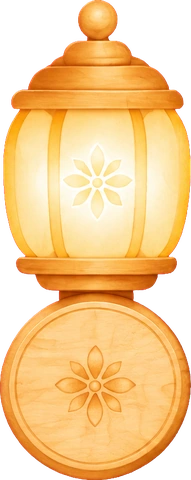
#> input picture app/art/lamp.webp, 191 x 480 px, given in place of gpt-image_20261119_111902_1.png, which was not available
$ python prepare_art.py
#> lines starting #> are read from the running program, lines starting #| are printed output that depends on the picture; after the words box and inside, x2 and y2 are one past the last pixel; in counts of white or black regions, pixels touching at a corner belong together
"""Legacy v1 art reconstruction, written outside the active app directory."""
from pathlib import Path
from PIL import Image, ImageChops, ImageDraw, ImageFilter
ROOT = Path(__file__).resolve().parents[1]
OUT = ROOT / 'output/imagegen/legacy-v1-art'
OUT.mkdir(parents=True, exist_ok=True)
sheet = Image.open(ROOT / 'output/imagegen/game-assets/sprites/gpt-image_20261119_111902_1.png').convert('RGBA')
#> sheet is the input picture: PIL image 191x480 RGBA; mean R, G, B, A 197.4, 152.1, 91.5, 190.1
for name, box, height in [('rabbit',(0,0,900,1024),760), ('lamp',(930,0,1536,1024),480)]:
    im=sheet.crop(box)
    r,g,b,a=im.split()
    light=ImageChops.darker(ImageChops.darker(r,g),b)
    alpha=light.point(lambda v: 255 if v<225 else max(0,round((245-v)*255/20)))
    im.putalpha(alpha)
    im=im.crop(alpha.getbbox())
    im.thumbnail((900,height),Image.Resampling.LANCZOS)
    im.save(OUT/(name+'.webp'),quality=94,method=6)
    print(name,im.size)
#> this loop made 2 passes
#> pass 1, `im=sheet.crop(box)`:
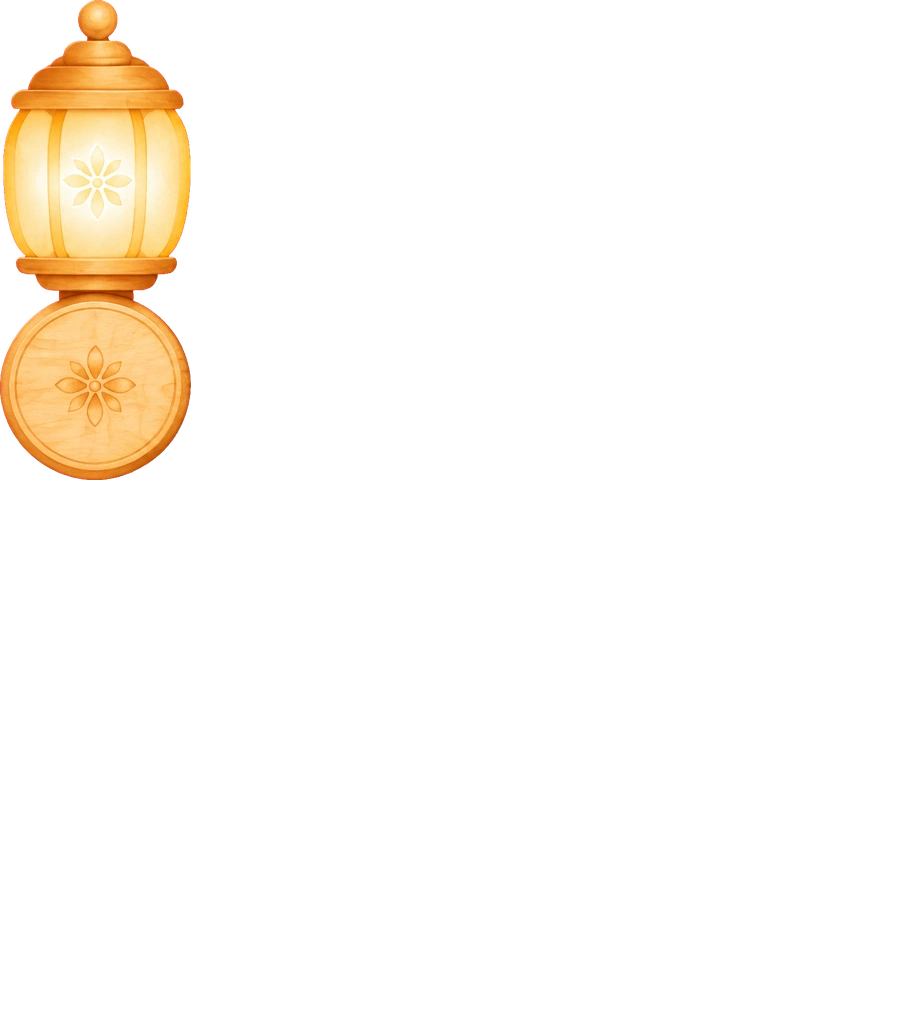
#> im: PIL image 900x1024 RGBA; mean R, G, B, A 19.6, 15.1, 9.1, 18.9; transparent parts drawn white
#> pass 1, `r,g,b,a=im.split()`:
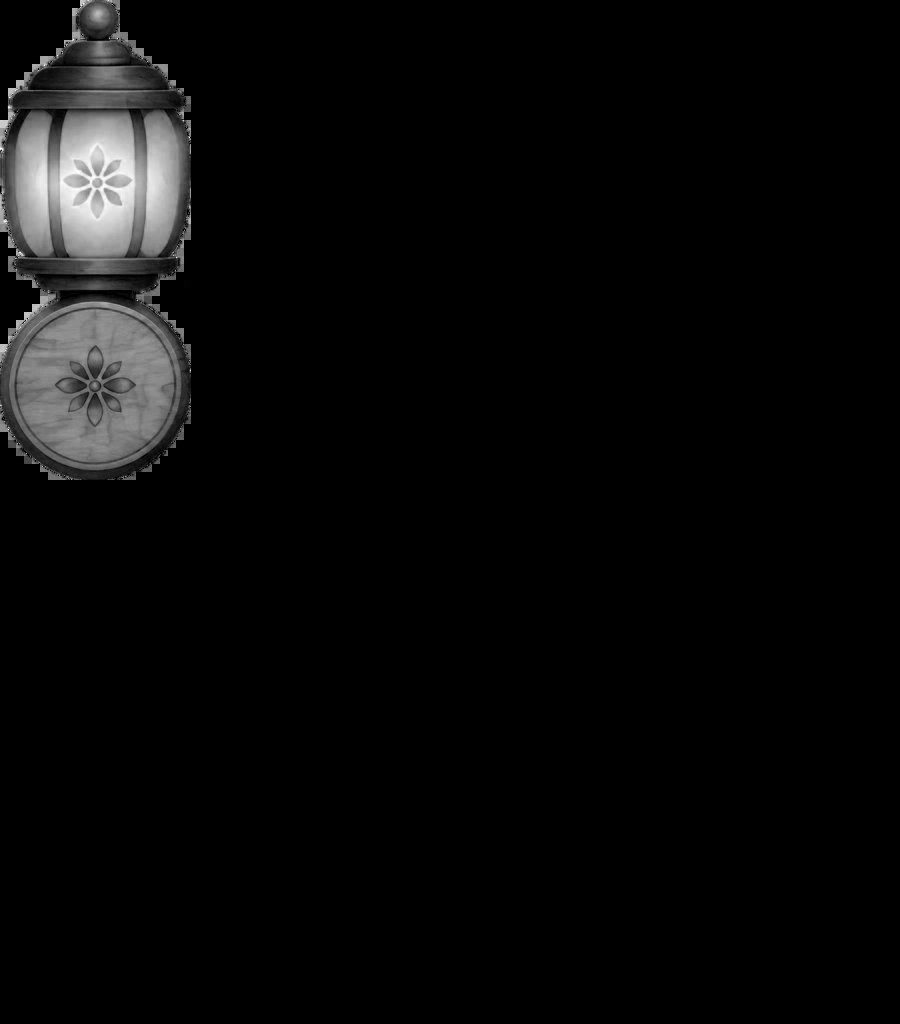
#> b: PIL image 900x1024 L; min 0, max 255, mean 9.1
#> after the loop: alpha: PIL image 606x1024 L; every value is 255
#> after the loop: r: PIL image 606x1024 L; every value is 0
stage=Image.open(ROOT/'output/imagegen/game-assets/stage/gpt-image_20261119_111846_1.png')
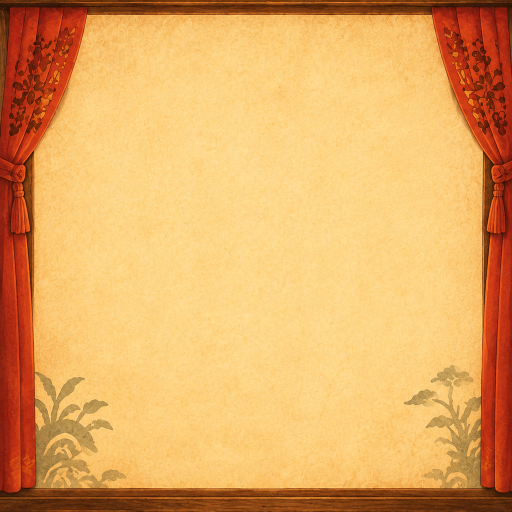
#> input picture output/imagegen/game-assets/stage/gpt-image_20261119_111846_1.png, 1024 x 1024 px (shown at 1/2 size)
#> stage is the input picture: PIL image 1024x1024 RGB; mean R, G, B 227.5, 170, 99.4
stage.resize((900,900),Image.Resampling.LANCZOS).save(OUT/'stage.webp',quality=88,method=6)
ref=Image.open(ROOT/'design/shadow-play/level-01/01-初始引导.png').convert('RGBA')
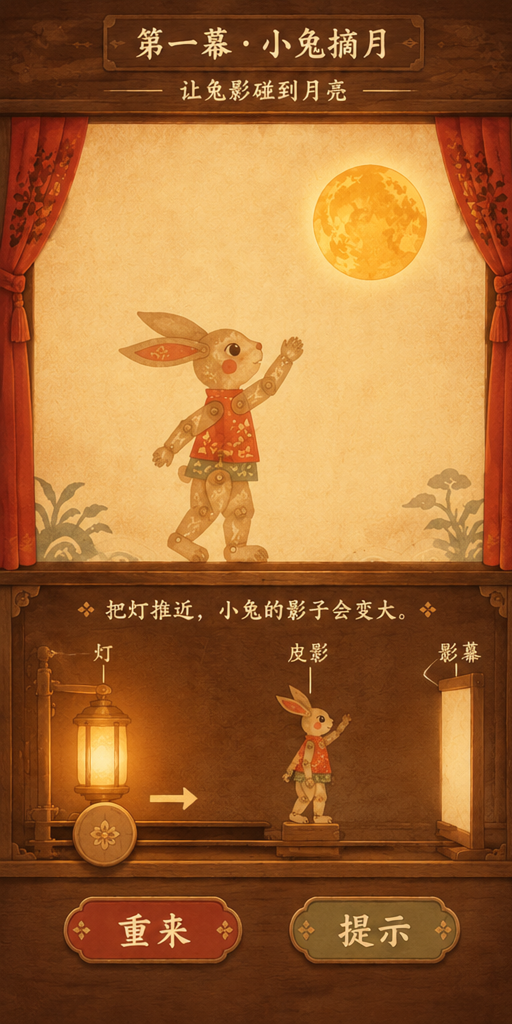
#> input picture design/shadow-play/level-01/01-初始引导.png, 1024 x 2048 px (shown at 1/2 size)
moon=ref.crop((622,330,854,562))
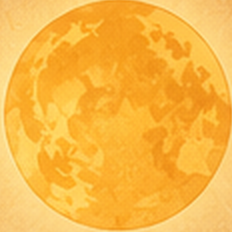
#> moon: PIL image 232x232 RGBA; mean R, G, B, A 249.7, 183.7, 68.3, 255
mask=Image.new('L',moon.size); ImageDraw.Draw(mask).ellipse((4,4,228,228),fill=255)
#> after `mask = Image.new('L', moon.size)`: mask: PIL image 232x232 L; every value is 0
#> after `ImageDraw.Draw(mask).ellipse((4, 4, 228, 228), fill=255)`:
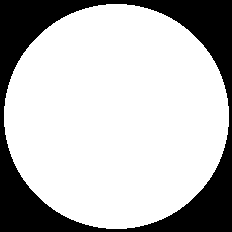
#> mask: PIL image 232x232 L; 73.8% white; 1 black region, box (x1, y1, x2, y2) and area: (0, 0, 232, 232) 14099
moon.putalpha(mask.filter(ImageFilter.GaussianBlur(1)))
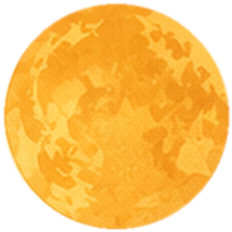
#> moon: PIL image 232x232 RGBA; mean R, G, B, A 249.7, 183.7, 68.3, 188.2; transparent parts drawn white
moon.save(OUT/'moon.webp',quality=92,method=6)
